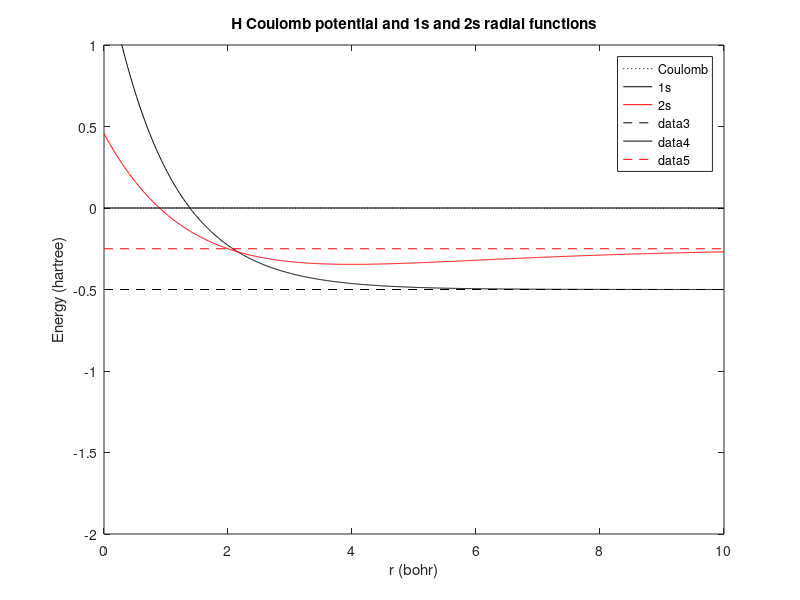
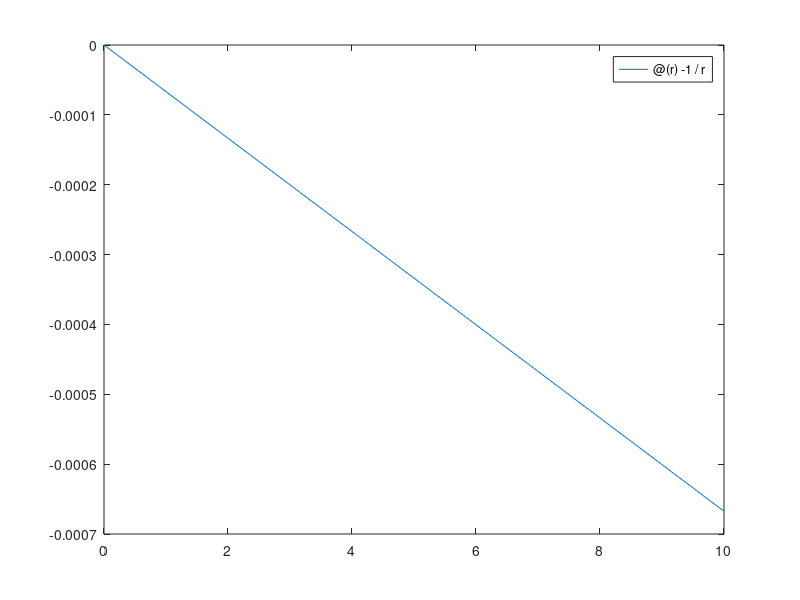

The MATLAB script that drew these images, in order: (Note: this script raises an error after producing the figures.)
%
% H atom orbitals and basis functions
% WFS August 30, 2007
%

clear all;
close all;

a0 = 1;  % work in units of bohr

V=@(r) -1/r;

h=figure('color',[1 1 1]);
set(h,'WindowStyle','Docked');
fplot(V,[0 10],'k:');
hold all;
xlabel('r (bohr)'); ylabel('Energy (hartree)')
axis([0 10 -2 1])

OneS=@(r) 2*exp(-r)-1/2;

TwoS=@(r) 2^-0.5*(1-r/2).*exp(-r/2)-1/4;

fplot(OneS,[0 10],'k-');
fplot(TwoS,[0 10],'r-')
legend('Coulomb','1s','2s')

plot([0 10],[-0.5 -0.5],'k--')
plot([0 10],[0 0],'k-')

plot([0 10],[-.25 -.25],'r--')


title('H Coulomb potential and 1s and 2s radial functions')

%
%  Gaussian functions
%
h=figure('color',[1 1 1]);
set(h,'WindowStyle','Docked');
fplot(V,[0 10])
hold all
syms S1 r
S1=2*exp(-r);
ezplot(S1,[0 10])

syms r gauss;
syms xi positive;
gauss=exp(-xi*r*r);
Norm2=int(r*gauss*r*gauss,r,0,inf);
Norm=1/sqrt(Norm2)
gauss=Norm*gauss;

% zeta = 1
gauss1=subs(gauss,xi,1)
E1 = int(r*gauss1*(-0.5*diff(diff(r*gauss1))-(1/r)*r*gauss1),0,inf)
eval(E1)

ezplot(gauss1,[0 10])

% zeta = 1 + zeta = 1/2
gauss12=gauss1+subs(gauss,xi,0.5);
Norm2=int(r*gauss12*r*gauss12,r,0,inf);
Norm=1/sqrt(Norm2)
gauss12=Norm*gauss12;
E2 = int(r*gauss12*(-0.5*diff(diff(r*gauss12))-(1/r)*r*gauss12),0,inf)
eval(E2)

ezplot(gauss12,[0 10])

% zeta = 1 + zeta = 1/2
gauss12p=gauss1+(3/2)*subs(gauss,xi,0.5);
Norm2=int(r*gauss12p*r*gauss12p,r,0,inf);
Norm=1/sqrt(Norm2)
gauss12p=Norm*gauss12p;
E3 = int(r*gauss12p*(-0.5*diff(diff(r*gauss12p))-(1/r)*r*gauss12p),0,inf)
eval(E3)

ezplot(gauss12p,[0 10])

axis([0 5 -1 3])
legend('Coulomb','1s','Gaussian(\zeta=1)','Gaussian(\zeta=1)+(\zeta=1/2)','Gaussian(\zeta=1)+1.5(\zeta=1/2)')
plot([0 10],[0 0],'k-')
title('Comparison of 1s and Gaussian functions')
